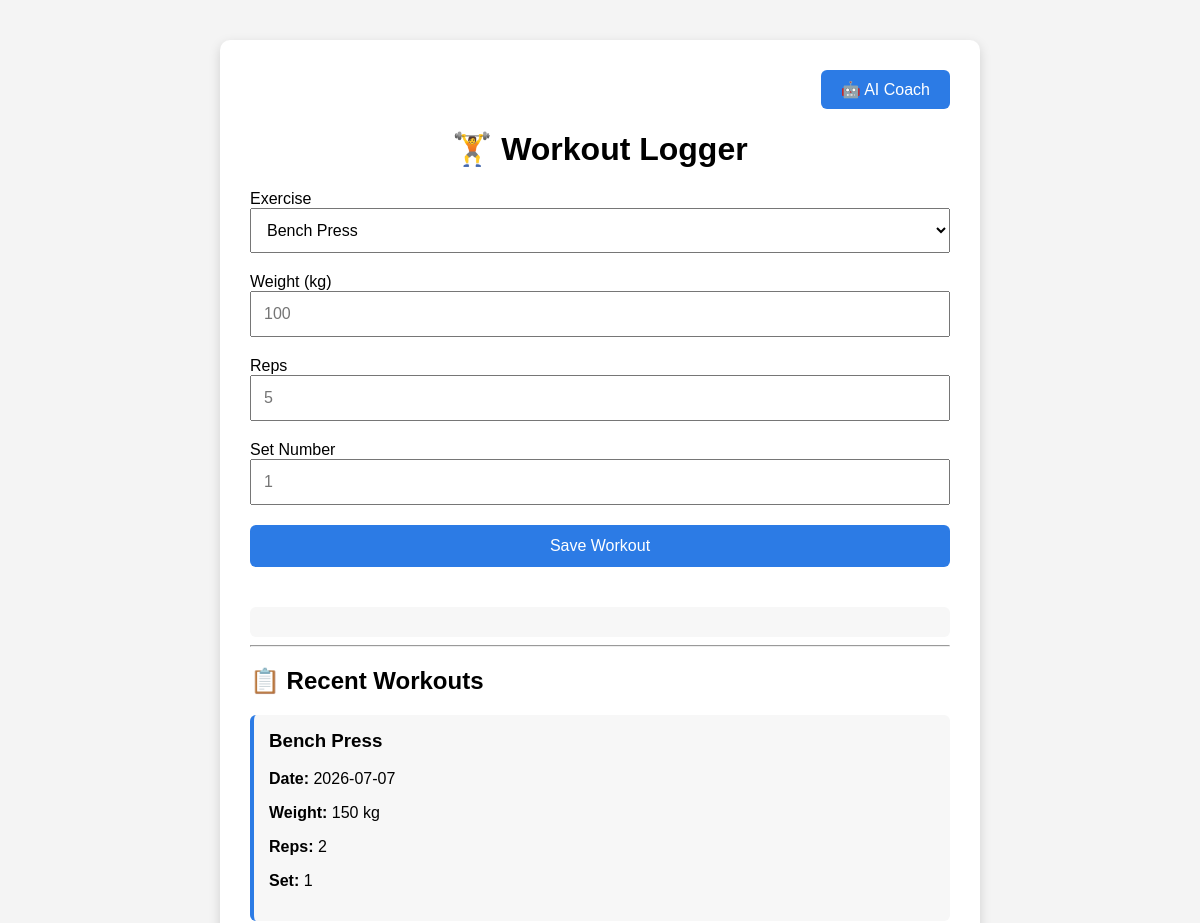
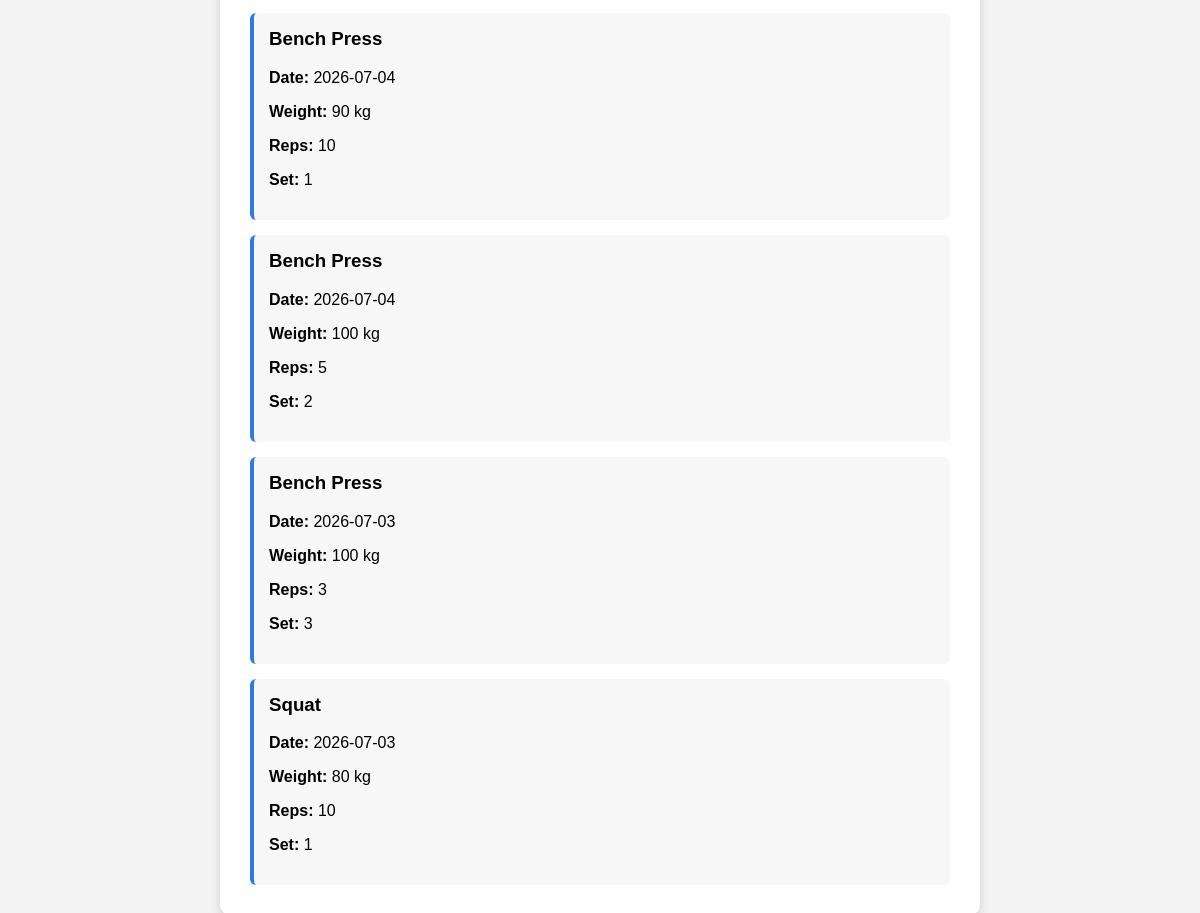
/workouts, run on the app's committed database (2 pictures, top to bottom).
### app/models.py (models this page shows)
class Set(Base):
    __tablename__ = 'sets'
    id = Column(Integer, primary_key=True)
    workout_id = Column(Integer, ForeignKey('workouts.id'))
    exercise_id = Column(Integer, ForeignKey('exercises.id'))
    reps = Column(Integer, nullable=False)
    weight = Column(Integer, nullable=False)
    set_number = Column(Integer, nullable=False)
    workout = relationship("Workout")
    exercise = relationship("Exercise")

class Exercise(Base):
    __tablename__ = 'exercises'
    id = Column(Integer, primary_key=True)
    name = Column(String, unique=True, nullable=False)

class Workout(Base):
    __tablename__ = 'workouts'
    id = Column(Integer, primary_key=True)
    user_id = Column(Integer, ForeignKey('users.id'))
    date = Column(Date, nullable=False)
    user = relationship("User")

### app/api.py (the view)
@app.get("/workouts")
def workout_page(request: Request):
        db = Session()
        exercises = (db.query(Exercise).all())
        recent_sets = (
            db.query(Set)
            .join(Workout)
            .join(Exercise)
            .order_by(Workout.date.desc())
            .limit(5)
            .all()
        )
        return templates.TemplateResponse(
            request=request,
            name="workouts.html",
            context={"request": request, "exercises": exercises, "recent_sets": recent_sets},
    )

### templates/workouts.html (shortened to what this page needs)
<!DOCTYPE html>
<html lang="en">
<head>
</head>
<body>
<div class="container">
    <div class="nav-bar">
        <a href="/coach">
            <button
                type="button"
                class="nav-button">
                🤖 AI Coach
            </button>
        </a>
    </div>
    <h1>🏋️ Workout Logger</h1>
    <form id="workout-form">
        <label>Exercise</label>
        <select id="exercise_id">
            {% for exercise in exercises %}
                <option value="{{ exercise.id }}">
                    {{ exercise.name }}
                </option>
            {% endfor %}
        </select>
        <label>Weight (kg)</label>
        <input
            id="weight"
            type="number"
            placeholder="100"
        >
        <label>Reps</label>
        <input
            id="reps"
            type="number"
            placeholder="5"
        >
        <label>Set Number</label>
        <input
            id="set_number"
            type="number"
            placeholder="1"
        >
        <button type="submit">
            Save Workout
        </button>
    </form>
    <div id="message"></div>
    <hr>
    <h2>📋 Recent Workouts</h2>
    {% if recent_sets %}
        {% for workout_set in recent_sets %}
            <div class="workout-card">
                <h3 style="margin-top:0;">
                    {{ workout_set.exercise.name }}
                </h3>
                <p>
                    <strong>Date:</strong>
                    {{ workout_set.workout.date }}
                </p>
                <p>
                    <strong>Weight:</strong>
                    {{ workout_set.weight }} kg
                </p>
                <p>
                    <strong>Reps:</strong>
                    {{ workout_set.reps }}
                </p>
                <p>
                    <strong>Set:</strong>
                    {{ workout_set.set_number }}
                </p>
            </div>
        {% endfor %}
    {% else %}
        <p>No workouts logged yet.</p>
    {% endif %}
</div>
</body>
</html>

### templates/workouts.html (style rules this page uses)
body { font-family: Arial, sans-serif; background-color: #f4f4f4; margin: 40px; }
.container { max-width: 700px; margin: auto; background: white; padding: 30px; border-radius: 10px; box-shadow: 0px 4px 12px rgba(0,0,0,0.15); }
.nav-bar { display: flex; justify-content: flex-end; margin-bottom: 20px; }
.nav-button { width: auto; padding: 10px 20px; margin-bottom: 0; }
h1 { text-align: center; }
input, select, button { width: 100%; padding: 12px; margin-bottom: 20px; box-sizing: border-box; font-size: 16px; }
button { background-color: #2c7be5; color: white; border: none; border-radius: 6px; cursor: pointer; }
#message { margin-top: 20px; padding: 15px; border-radius: 6px; background: #f7f7f7; }
.workout-card { margin-top: 15px; padding: 15px; background: #f7f7f7; border-radius: 6px; border-left: 4px solid #2c7be5; }

### data on the page
Set: exercise.name "Bench Press", workout "2026-07-07", weight "150", reps "2", set_number "1"
Set: exercise.name "Bench Press", workout "2026-07-04", weight "90", reps "10", set_number "1"
Set: exercise.name "Bench Press", workout "2026-07-04", weight "100", reps "5", set_number "2"
Set: exercise.name "Bench Press", workout "2026-07-03", weight "100", reps "3", set_number "3"
Set: exercise.name "Squat", workout "2026-07-03", weight "80", reps "10", set_number "1"

### other printed values
form field value "Bench Press"
